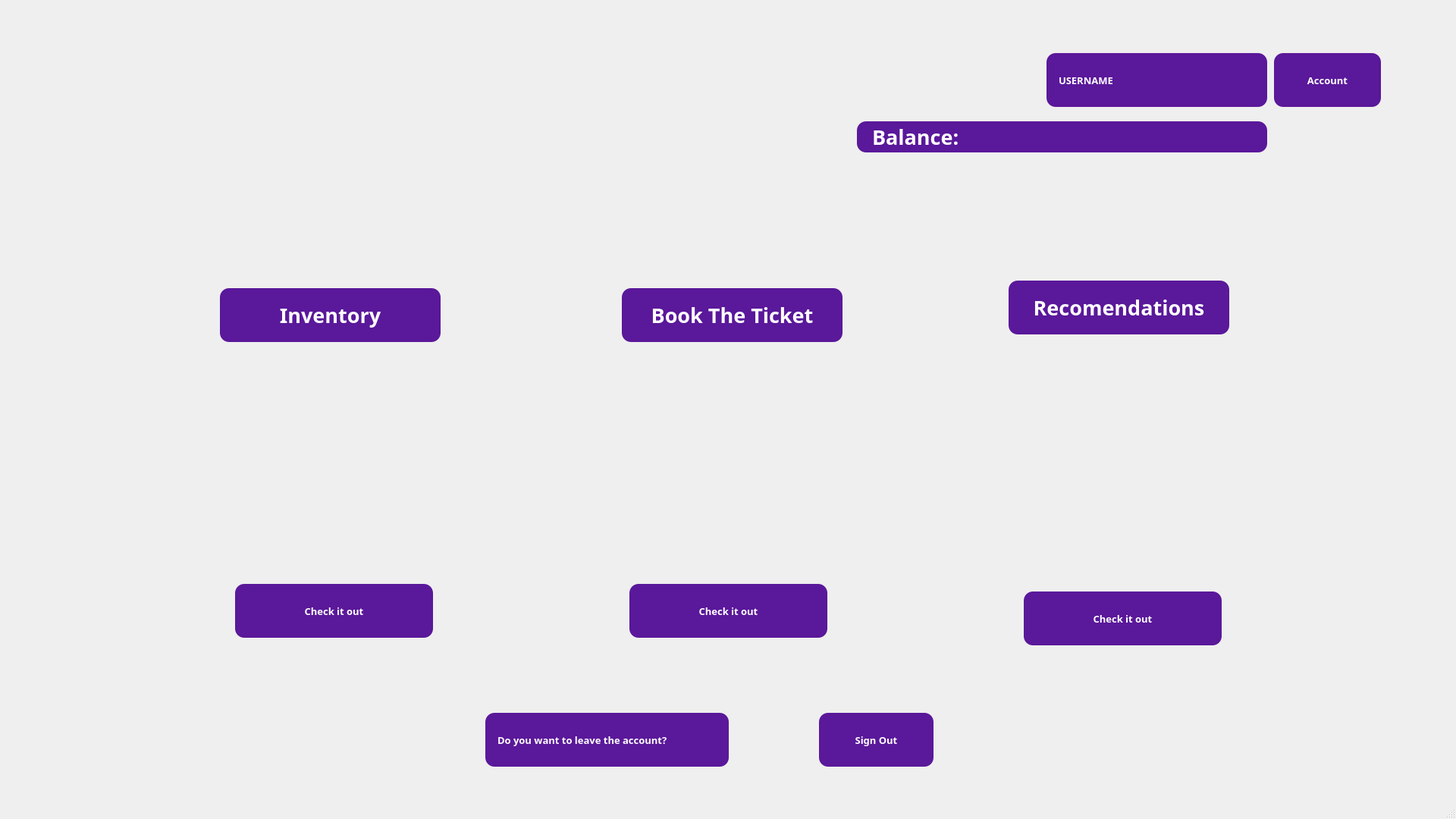
<?xml version="1.0" encoding="UTF-8"?>
<ui version="4.0">
 <class>MainPage</class>
 <widget class="QMainWindow" name="MainPage">
  <property name="geometry">
   <rect>
    <x>0</x>
    <y>0</y>
    <width>1920</width>
    <height>1080</height>
   </rect>
  </property>
  <property name="minimumSize">
   <size>
    <width>1920</width>
    <height>1080</height>
   </size>
  </property>
  <property name="maximumSize">
   <size>
    <width>1920</width>
    <height>1080</height>
   </size>
  </property>
  <property name="windowTitle">
   <string>MainWindow</string>
  </property>
  <widget class="QWidget" name="centralwidget">
   <widget class="QLabel" name="label">
    <property name="geometry">
     <rect>
      <x>0</x>
      <y>0</y>
      <width>1920</width>
      <height>1080</height>
     </rect>
    </property>
    <property name="sizePolicy">
     <sizepolicy hsizetype="Preferred" vsizetype="Preferred">
      <horstretch>0</horstretch>
      <verstretch>0</verstretch>
     </sizepolicy>
    </property>
    <property name="minimumSize">
     <size>
      <width>1920</width>
      <height>1080</height>
     </size>
    </property>
    <property name="maximumSize">
     <size>
      <width>1920</width>
      <height>1080</height>
     </size>
    </property>
    <property name="text">
     <string/>
    </property>
    <property name="pixmap">
     <pixmap>MainPagePic.png</pixmap>
    </property>
   </widget>
   <widget class="QLabel" name="UsernameLabel">
    <property name="geometry">
     <rect>
      <x>1380</x>
      <y>70</y>
      <width>291</width>
      <height>71</height>
     </rect>
    </property>
    <property name="font">
     <font>
      <family>Rockwell</family>
      <pointsize>10</pointsize>
      <weight>75</weight>
      <bold>true</bold>
     </font>
    </property>
    <property name="styleSheet">
     <string notr="true">QLabel {
    background-color: #5A189A;
    color: white;
    border-radius: 12px;
    padding: 6px 12px;
    font-weight: bold;
}
</string>
    </property>
    <property name="text">
     <string>USERNAME</string>
    </property>
   </widget>
   <widget class="QLabel" name="InventorLabel">
    <property name="geometry">
     <rect>
      <x>290</x>
      <y>380</y>
      <width>291</width>
      <height>71</height>
     </rect>
    </property>
    <property name="font">
     <font>
      <family>Rockwell</family>
      <pointsize>20</pointsize>
      <weight>75</weight>
      <bold>true</bold>
     </font>
    </property>
    <property name="layoutDirection">
     <enum>Qt::LeftToRight</enum>
    </property>
    <property name="autoFillBackground">
     <bool>false</bool>
    </property>
    <property name="styleSheet">
     <string notr="true">QLabel {
    background-color: #5A189A;
    color: white;
    border-radius: 12px;
    padding: 6px 12px;
    font-weight: bold;
}
</string>
    </property>
    <property name="text">
     <string>Inventory</string>
    </property>
    <property name="scaledContents">
     <bool>false</bool>
    </property>
    <property name="alignment">
     <set>Qt::AlignCenter</set>
    </property>
    <property name="wordWrap">
     <bool>false</bool>
    </property>
    <property name="openExternalLinks">
     <bool>false</bool>
    </property>
   </widget>
   <widget class="QLabel" name="TicketLabel">
    <property name="geometry">
     <rect>
      <x>820</x>
      <y>380</y>
      <width>291</width>
      <height>71</height>
     </rect>
    </property>
    <property name="font">
     <font>
      <family>Rockwell</family>
      <pointsize>20</pointsize>
      <weight>75</weight>
      <bold>true</bold>
     </font>
    </property>
    <property name="layoutDirection">
     <enum>Qt::LeftToRight</enum>
    </property>
    <property name="autoFillBackground">
     <bool>false</bool>
    </property>
    <property name="styleSheet">
     <string notr="true">QLabel {
    background-color: #5A189A;
    color: white;
    border-radius: 12px;
    padding: 6px 12px;
    font-weight: bold;
}
</string>
    </property>
    <property name="text">
     <string>Book The Ticket</string>
    </property>
    <property name="scaledContents">
     <bool>false</bool>
    </property>
    <property name="alignment">
     <set>Qt::AlignCenter</set>
    </property>
    <property name="wordWrap">
     <bool>false</bool>
    </property>
    <property name="openExternalLinks">
     <bool>false</bool>
    </property>
   </widget>
   <widget class="QLabel" name="RecLabel">
    <property name="geometry">
     <rect>
      <x>1330</x>
      <y>370</y>
      <width>291</width>
      <height>71</height>
     </rect>
    </property>
    <property name="font">
     <font>
      <family>Rockwell</family>
      <pointsize>20</pointsize>
      <weight>75</weight>
      <bold>true</bold>
     </font>
    </property>
    <property name="layoutDirection">
     <enum>Qt::LeftToRight</enum>
    </property>
    <property name="autoFillBackground">
     <bool>false</bool>
    </property>
    <property name="styleSheet">
     <string notr="true">QLabel {
    background-color: #5A189A;
    color: white;
    border-radius: 12px;
    padding: 6px 12px;
    font-weight: bold;
}
</string>
    </property>
    <property name="text">
     <string>Recomendations</string>
    </property>
    <property name="scaledContents">
     <bool>false</bool>
    </property>
    <property name="alignment">
     <set>Qt::AlignCenter</set>
    </property>
    <property name="wordWrap">
     <bool>false</bool>
    </property>
    <property name="openExternalLinks">
     <bool>false</bool>
    </property>
   </widget>
   <widget class="QLabel" name="UsernameLabel_2">
    <property name="geometry">
     <rect>
      <x>640</x>
      <y>940</y>
      <width>321</width>
      <height>71</height>
     </rect>
    </property>
    <property name="font">
     <font>
      <family>Rockwell</family>
      <pointsize>10</pointsize>
      <weight>75</weight>
      <bold>true</bold>
     </font>
    </property>
    <property name="styleSheet">
     <string notr="true">QLabel {
    background-color: #5A189A;
    color: white;
    border-radius: 12px;
    padding: 6px 12px;
    font-weight: bold;
}
</string>
    </property>
    <property name="text">
     <string>Do you want to leave the account?</string>
    </property>
   </widget>
   <widget class="QPushButton" name="SignOutbtn">
    <property name="geometry">
     <rect>
      <x>1080</x>
      <y>940</y>
      <width>151</width>
      <height>71</height>
     </rect>
    </property>
    <property name="font">
     <font>
      <family>Rockwell</family>
      <pointsize>10</pointsize>
      <weight>75</weight>
      <bold>true</bold>
     </font>
    </property>
    <property name="styleSheet">
     <string notr="true">
    background-color: #5A189A;
    color: white;
    border-radius: 12px;
    padding: 6px 12px;
    font-weight: bold;

</string>
    </property>
    <property name="text">
     <string>Sign Out</string>
    </property>
   </widget>
   <widget class="QPushButton" name="InventoryBtn">
    <property name="geometry">
     <rect>
      <x>310</x>
      <y>770</y>
      <width>261</width>
      <height>71</height>
     </rect>
    </property>
    <property name="font">
     <font>
      <family>Rockwell</family>
      <pointsize>10</pointsize>
      <weight>75</weight>
      <bold>true</bold>
     </font>
    </property>
    <property name="styleSheet">
     <string notr="true">
    background-color: #5A189A;
    color: white;
    border-radius: 12px;
    padding: 6px 12px;
    font-weight: bold;

</string>
    </property>
    <property name="text">
     <string>Check it out</string>
    </property>
   </widget>
   <widget class="QPushButton" name="BookBtn">
    <property name="geometry">
     <rect>
      <x>830</x>
      <y>770</y>
      <width>261</width>
      <height>71</height>
     </rect>
    </property>
    <property name="font">
     <font>
      <family>Rockwell</family>
      <pointsize>10</pointsize>
      <weight>75</weight>
      <bold>true</bold>
     </font>
    </property>
    <property name="styleSheet">
     <string notr="true">
    background-color: #5A189A;
    color: white;
    border-radius: 12px;
    padding: 6px 12px;
    font-weight: bold;

</string>
    </property>
    <property name="text">
     <string>Check it out</string>
    </property>
   </widget>
   <widget class="QPushButton" name="RecBtn">
    <property name="geometry">
     <rect>
      <x>1350</x>
      <y>780</y>
      <width>261</width>
      <height>71</height>
     </rect>
    </property>
    <property name="font">
     <font>
      <family>Rockwell</family>
      <pointsize>10</pointsize>
      <weight>75</weight>
      <bold>true</bold>
     </font>
    </property>
    <property name="styleSheet">
     <string notr="true">
    background-color: #5A189A;
    color: white;
    border-radius: 12px;
    padding: 6px 12px;
    font-weight: bold;

</string>
    </property>
    <property name="text">
     <string>Check it out</string>
    </property>
   </widget>
   <widget class="QLabel" name="MainBalanceLabel">
    <property name="geometry">
     <rect>
      <x>1130</x>
      <y>160</y>
      <width>541</width>
      <height>41</height>
     </rect>
    </property>
    <property name="font">
     <font>
      <family>Rockwell</family>
      <pointsize>20</pointsize>
      <weight>75</weight>
      <bold>true</bold>
     </font>
    </property>
    <property name="styleSheet">
     <string notr="true">QLabel {
    background-color: #5A189A;
    color: white;
    border-radius: 12px;
    padding: 6px 12px;
    font-weight: bold;
}
</string>
    </property>
    <property name="text">
     <string>Balance:</string>
    </property>
   </widget>
   <widget class="QPushButton" name="AccountBtn">
    <property name="geometry">
     <rect>
      <x>1680</x>
      <y>70</y>
      <width>141</width>
      <height>71</height>
     </rect>
    </property>
    <property name="font">
     <font>
      <family>Rockwell</family>
      <pointsize>10</pointsize>
      <weight>75</weight>
      <bold>true</bold>
     </font>
    </property>
    <property name="styleSheet">
     <string notr="true">
    background-color: #5A189A;
    color: white;
    border-radius: 12px;
    padding: 6px 12px;
    font-weight: bold;

</string>
    </property>
    <property name="text">
     <string>Account</string>
    </property>
   </widget>
  </widget>
  <widget class="QMenuBar" name="menubar">
   <property name="geometry">
    <rect>
     <x>0</x>
     <y>0</y>
     <width>1920</width>
     <height>26</height>
    </rect>
   </property>
  </widget>
  <widget class="QStatusBar" name="statusbar"/>
 </widget>
 <resources/>
 <connections/>
</ui>
